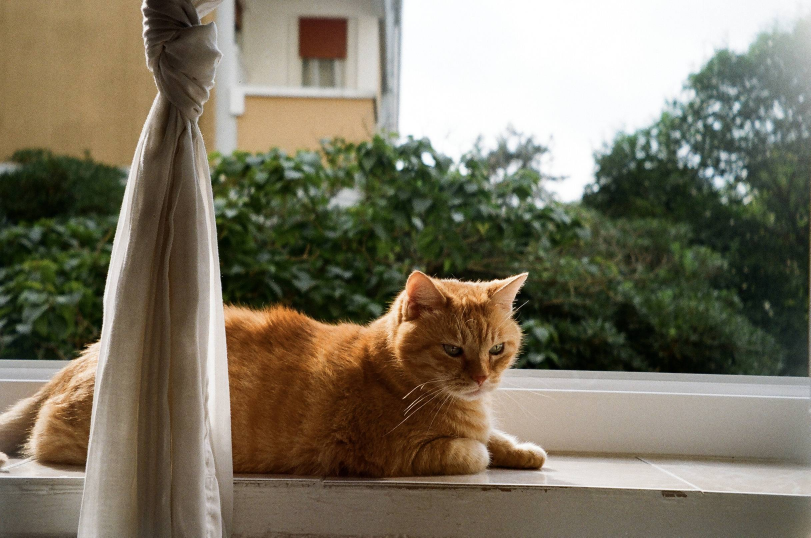
#> input picture samples/kg200/IMG_1510.jpeg, 2432 x 1612 px (shown at 1/3 size); its folder holds only this picture in this run
$ python kg200_chroma_ceiling.py
#> lines starting #> are read from the running program, lines starting #| are printed output that depends on the picture; after the words box and inside, x2 and y2 are one past the last pixel; in counts of white or black regions, pixels touching at a corner belong together
#!/usr/bin/env python3
"""Kodak Gold 200 chroma ceiling per hue, measured on the real scans in samples/kg200/ (the Vividezza / vibrance slider's limit,
web/lib/lens-gpu.js VIB_CEIL).

    python3 scripts/eval/kg200_chroma_ceiling.py            # print the table (+ the JS array to paste into lens-gpu.js)
    python3 scripts/eval/kg200_chroma_ceiling.py --json OUT # also write the per-bin stats
    python3 scripts/eval/kg200_chroma_ceiling.py --film SCENE.npy:RENDER.png:EV [...]   # + the film transfer table VIB_FILM

Method (reproducible, no free parameters beyond the constants below):
  1. every JPEG in samples/kg200 (untagged = sRGB) -> linear sRGB, a light Gaussian blur (BLUR_PX on the full scan) so the
     statistic is the colour of areas, not of single grain / JPEG chroma specks;
  2. pixels kept: Oklab L in [L_MIN, L_MAX] and no channel clipped (8-bit 2..253): clipped channels have a wrong hue / chroma;
  3. OkLCh hue in BINS bins of 360 / BINS deg; per bin the PCT percentile of chroma C (all scans pooled);
  4. bins with fewer than MIN_PX pixels are filled by circular linear interpolation from the nearest reliable bins;
  5. circular smoothing ([1 2 1] / 4, SMOOTH passes): the ceiling is the smoothed percentile, so one odd bin cannot open a spike
     or a notch (the table is read with linear interpolation between bin centres 5, 15, ... 355 deg).
The ceiling is measured on final scans (film + Frontier scanner, display sRGB) but the slider applies it to the scene before the film.
The film does not keep chroma: Gold 200 + the Frontier lift warm / green chroma ~1.5x and leave blues ~1x (measured below), so a
scene pushed to the scans' ceiling came out up to 1.5x above it. --film measures that transfer on the app's own renders at Vividezza 0
(check.py cases, default sliders): for each chromatic pixel, the scene chroma that would come out exactly at the ceiling is
C_scene x ceiling(h_out) / C_out (locally linear transfer); per SCENE hue bin its FILM_PCT percentile / the scan ceiling, capped at 1
(the scene limit is never above the scans' own), filled and smoothed as above = VIB_FILM. The slider limits the scene to
VIB_CEIL x VIB_FILM. Inputs per render: SCENE.npy = eval/dng2npy.mjs of the DNG at the preview size (linear Rec.2020, no baseline),
RENDER.png = render.cjs output (Display P3), EV = the scene exposure the app used (auto Esposizione + DNG baseline: the app's log line
"auto: ev X" plus the baseline in the .json next to the npy). Still an approximation (exposure, scanner settings and the scene itself
move the transfer); check the output with scripts/eval/vibrance_stats.py.
"""
import argparse, glob, json, os

import numpy as np
from PIL import Image
from scipy.ndimage import gaussian_filter

ROOT = os.path.abspath(os.path.join(os.path.dirname(__file__), '..', '..'))
BINS, PCT, BLUR_PX, L_MIN, L_MAX, MIN_PX, SMOOTH = 36, 99.0, 1.5, 0.15, 0.97, 2000, 2
FILM_PCT, FILM_MIN_PX = 25.0, 2000   # --film: a low percentile of the transfer = the stronger film gains count


def srgb_to_linear(v):
    return np.where(v <= 0.04045, v / 12.92, ((v + 0.055) / 1.055) ** 2.4)


# Björn Ottosson's Oklab (linear sRGB -> LMS -> cube root -> Lab).
M1 = np.array([[0.4122214708, 0.5363325363, 0.0514459929],
               [0.2119034982, 0.6806995451, 0.1073969566],
               [0.0883024619, 0.2817188376, 0.6299787005]])
M2 = np.array([[0.2104542553, 0.7936177850, -0.0040720468],
               [1.9779984951, -2.4285922050, 0.4505937099],
               [0.0259040371, 0.7827717662, -0.8086757660]])


def rgb_to_xyz(prim, w=(0.3127, 0.3290)):
    """Linear RGB -> XYZ of a D65 space from its xy primaries (as web/lib/color.js)."""
    P = np.array([[x / y, 1, (1 - x - y) / y] for x, y in prim]).T
    W = np.array([w[0] / w[1], 1, (1 - w[0] - w[1]) / w[1]])
    return P * np.linalg.solve(P, W)


SRGB_XY, P3_XY, REC2020_XY = [(0.64, 0.33), (0.30, 0.60), (0.15, 0.06)], [(0.68, 0.32), (0.265, 0.69), (0.15, 0.06)], [(0.708, 0.292), (0.170, 0.797), (0.131, 0.046)]
P3_TO_SRGB = np.linalg.inv(rgb_to_xyz(SRGB_XY)) @ rgb_to_xyz(P3_XY)
REC2020_TO_SRGB = np.linalg.inv(rgb_to_xyz(SRGB_XY)) @ rgb_to_xyz(REC2020_XY)


def oklab(lin):
    return np.cbrt(lin @ M1.T) @ M2.T


def lch(lin):
    lab = oklab(lin)
    return lab[..., 0], np.hypot(lab[..., 1], lab[..., 2]), np.degrees(np.arctan2(lab[..., 2], lab[..., 1])) % 360


def measure(files):
    per_bin = [[] for _ in range(BINS)]
    for f in files:
        rgb8 = np.asarray(Image.open(f).convert('RGB'))
#> rgb8 is the input picture: shape (1612, 2432, 3); mean R, G, B 123.3, 116.5, 98
        ok = np.all((rgb8 >= 2) & (rgb8 <= 253), axis=-1)
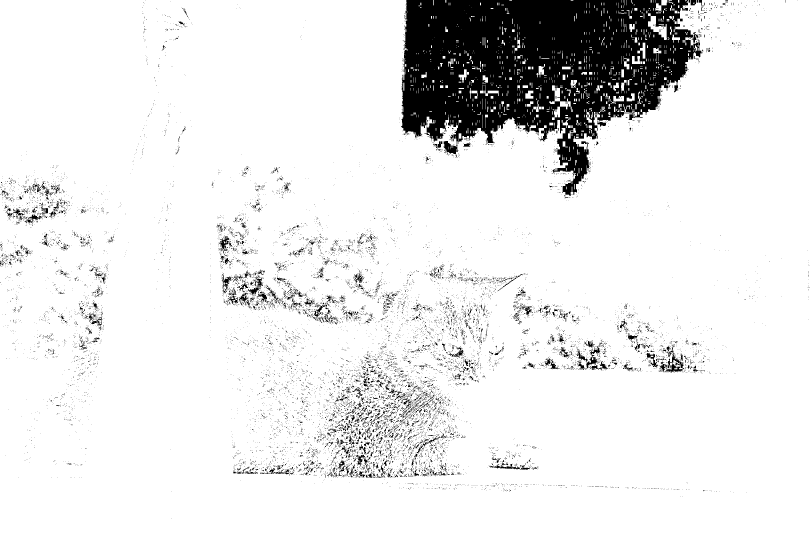
#> ok: shape (1612, 2432) bool (shown at 1/3 size); 90.4% white; 13829 black regions (13163 under 20 px), largest, box (x1, y1, x2, y2) and area: (1203, 0, 2107, 588) 294653, (1977, 1035, 2052, 1118) 1570, (1330, 423, 1373, 462) 962
        lin = srgb_to_linear(rgb8 / 255.0)
#> in srgb_to_linear, `return np.where(v <= 0.04045, v / 12.92, ((v + 0.055) / 1.055) ** 2.4)`:
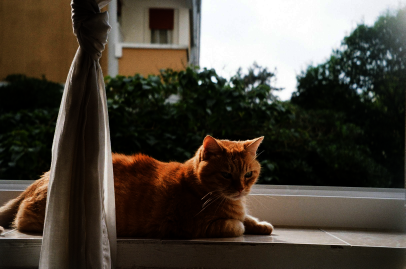
#> returned value: shape (1612, 2432, 3) float64 (shown at 1/6 size); mean of channels 0, 1, 2 0.296, 0.268, 0.229; drawn as R, G, B
        lin = np.stack([gaussian_filter(lin[..., k], BLUR_PX) for k in range(3)], -1)
        L, C, h = lch(lin)
#> in oklab, `return np.cbrt(lin @ M1.T) @ M2.T`:
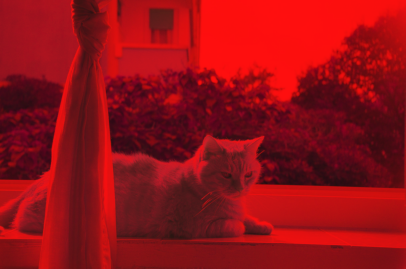
#> returned value: shape (1612, 2432, 3) float64 (shown at 1/6 size); mean of channels 0, 1, 2 0.553, 0.000123, 0.029; drawn with min black and max white
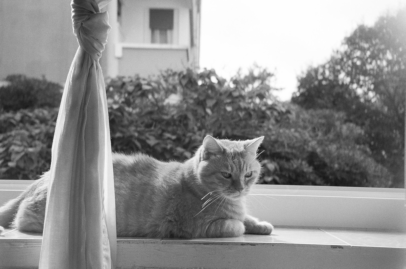
#> L: shape (1612, 2432) float64 (shown at 1/6 size); min 0.0785, max 1, mean 0.553
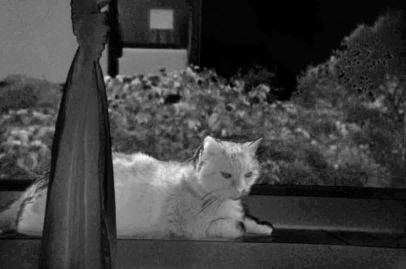
#> C: shape (1612, 2432) float64 (shown at 1/6 size); min 3.31e-09, max 0.141, mean 0.0356; drawn with min black and max white
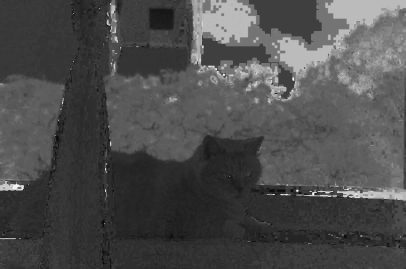
#> h: shape (1612, 2432) float64 (shown at 1/6 size); min 0.00477, max 360, mean 108.7; drawn with min black and max white
        k = ok & (L >= L_MIN) & (L <= L_MAX)
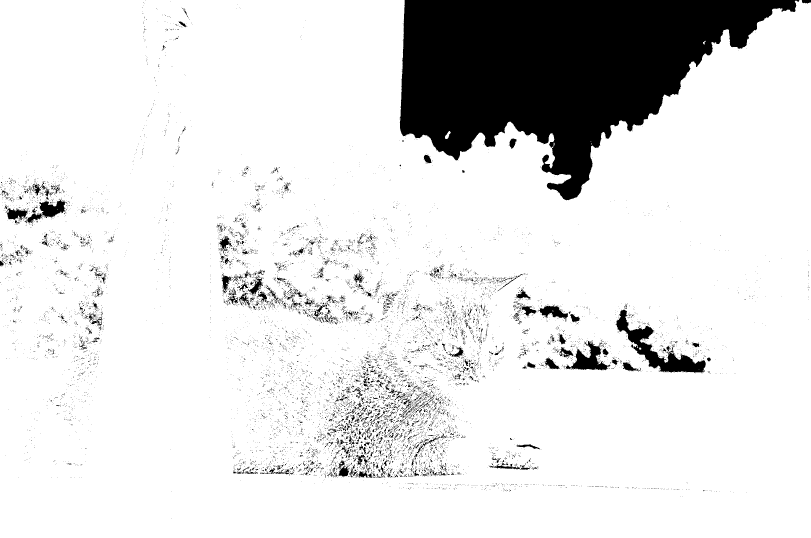
#> k: shape (1612, 2432) bool (shown at 1/3 size); 87.5% white; 12819 black regions (12241 under 20 px), largest, box (x1, y1, x2, y2) and area: (1199, 0, 2398, 601) 391463, (1847, 929, 2117, 1120) 12724, (1698, 1021, 1832, 1111) 4724
        b = (h[k] / (360 / BINS)).astype(int) % BINS
        for i in range(BINS):
            per_bin[i].append(C[k][b == i].astype(np.float32))
    per_bin = [np.concatenate(v) for v in per_bin]
    n = np.array([len(v) for v in per_bin])
    raw = np.array([np.percentile(v, PCT) if len(v) else np.nan for v in per_bin])
    p50 = np.array([np.median(v) if len(v) else np.nan for v in per_bin])
    return n, raw, p50, fill_smooth(raw, n >= MIN_PX)


def fill_smooth(raw, good):
    """Circular linear interpolation over the unreliable bins, then SMOOTH passes of [1 2 1] / 4."""
    x = np.arange(BINS)
    v = raw.copy()
    if not good.all():
        xs, ys = x[good], raw[good]
        v[~good] = np.interp(x[~good], np.r_[xs - BINS, xs, xs + BINS], np.r_[ys, ys, ys])
    for _ in range(SMOOTH):
        v = 0.25 * np.roll(v, 1) + 0.5 * v + 0.25 * np.roll(v, -1)
    return v


# [30 lines left out: functions ceil_at, load_render, film_transfer, not called in this run]


def main():
    ap = argparse.ArgumentParser()
    ap.add_argument('--json')
    ap.add_argument('--film', nargs='+', metavar='SCENE.npy:RENDER.png:EV')
    a = ap.parse_args()
    files = sorted(glob.glob(os.path.join(ROOT, 'samples', 'kg200', '*.jp*g')))
    n, raw, p50, ceil = measure(files)
    print(f'{len(files)} scans, {n.sum()} px; OkLCh chroma p{PCT:g} per {360 // BINS} deg hue bin (blur {BLUR_PX} px, L {L_MIN}-{L_MAX})')
    print(' hue     n      p50    p99raw  ceiling')
    for i in range(BINS):
        print(f'{i * 360 // BINS:4d}  {n[i]:8d}  {p50[i]:.4f}  {raw[i]:.4f}  {ceil[i]:.4f}' + ('' if n[i] >= MIN_PX else '  (filled)'))
    print('\nconst VIB_CEIL = [' + ', '.join(f'{v:.4f}' for v in ceil) + '];')
    out = {'files': [os.path.basename(f) for f in files], 'bins': BINS, 'pct': PCT, 'n': n.tolist(),
           'p50': p50.tolist(), 'p99_raw': raw.tolist(), 'ceiling': ceil.tolist()}
    if a.film:
        fn, fraw, film = film_transfer(a.film, ceil)
        print(f'\nfilm transfer ({len(a.film)} renders): scene hue, n px, raw factor (p{FILM_PCT:g}, cap 1), VIB_FILM')
        for i in range(BINS):
            print(f'{i * 360 // BINS:4d}  {fn[i]:8d}  ' + (f'{fraw[i]:.3f}' if fn[i] >= FILM_MIN_PX else '  -  ') + f'  {film[i]:.3f}')
        print('\nconst VIB_FILM = [' + ', '.join(f'{v:.3f}' for v in film) + '];')
        out.update({'film_inputs': a.film, 'film_n': fn.tolist(), 'film_raw': fraw.tolist(), 'film': film.tolist()})
    if a.json:
        json.dump(out, open(a.json, 'w'), indent=1)


if __name__ == '__main__':
    main()

$ run again, on samples/kg200/IMG_1514.jpeg
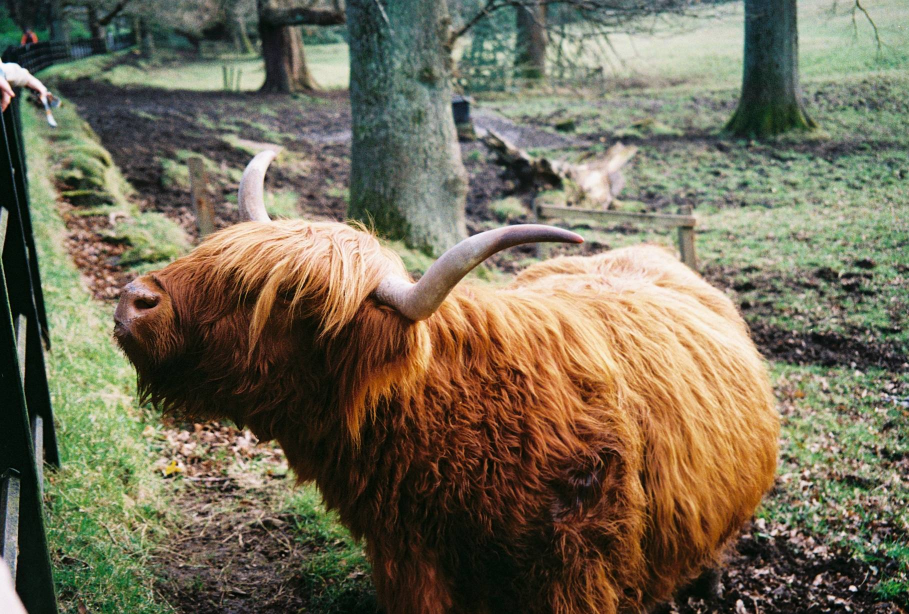
#> input picture samples/kg200/IMG_1514.jpeg, 1818 x 1228 px (shown at 1/2 size)
#> in measure, rgb8 is the input picture: shape (1228, 1818, 3); mean R, G, B 115.7, 108.4, 87.4
#> in measure, `ok = np.all((rgb8 >= 2) & (rgb8 <= 253), axis=-1)`:
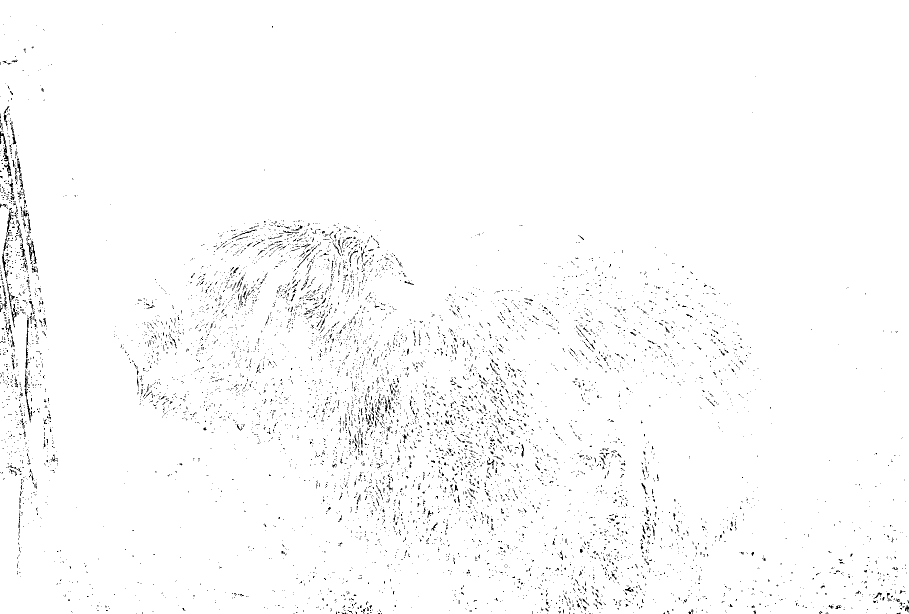
#> ok: shape (1228, 1818) bool (shown at 1/2 size); 98.3% white; black in thin lines or dots
#> in measure, `k = ok & (L >= L_MIN) & (L <= L_MAX)`:
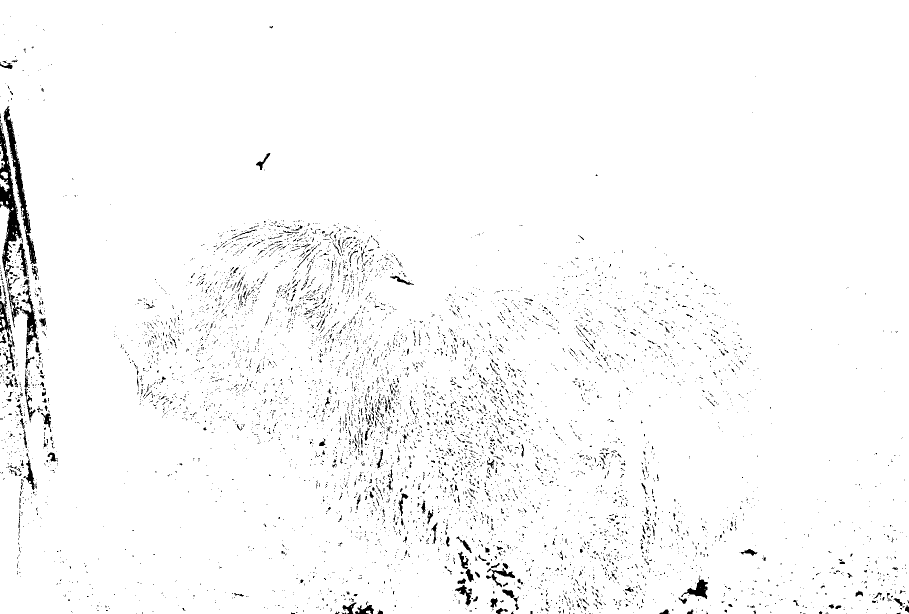
#> k: shape (1228, 1818) bool (shown at 1/2 size); 97.6% white; 6904 black regions (6541 under 20 px), largest, box (x1, y1, x2, y2) and area: (0, 249, 44, 557) 4240, (7, 212, 73, 528) 3243, (14, 555, 78, 717) 1928

$ run again, on samples/kg200/IMG_1515.jpeg
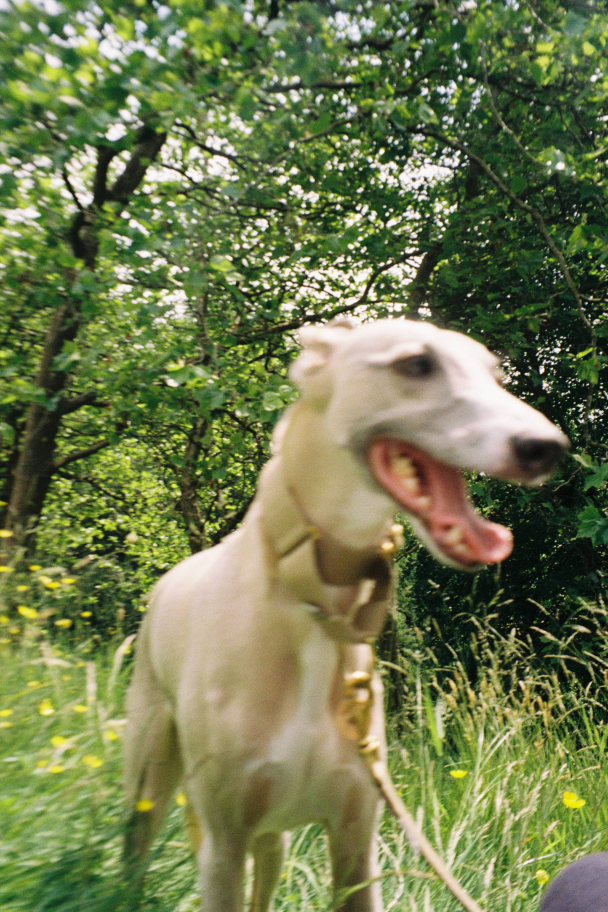
#> input picture samples/kg200/IMG_1515.jpeg, 2432 x 3648 px (shown at 1/4 size)
#> in measure, rgb8 is the input picture: shape (3648, 2432, 3); mean R, G, B 112.7, 122.4, 78
#> in measure, `ok = np.all((rgb8 >= 2) & (rgb8 <= 253), axis=-1)`:
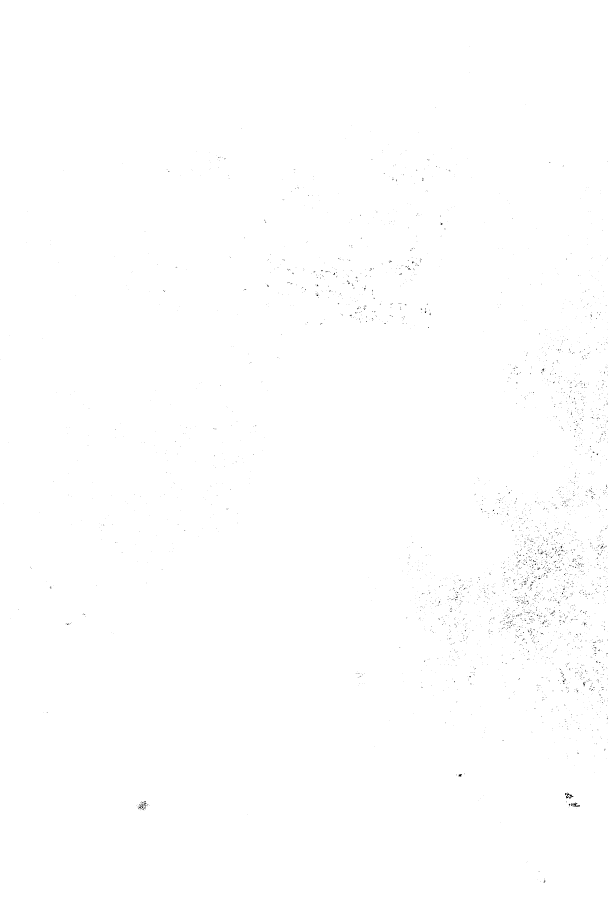
#> ok: shape (3648, 2432) bool (shown at 1/4 size); 99.8% white; black in thin lines or dots
#> in measure, `k = ok & (L >= L_MIN) & (L <= L_MAX)`:
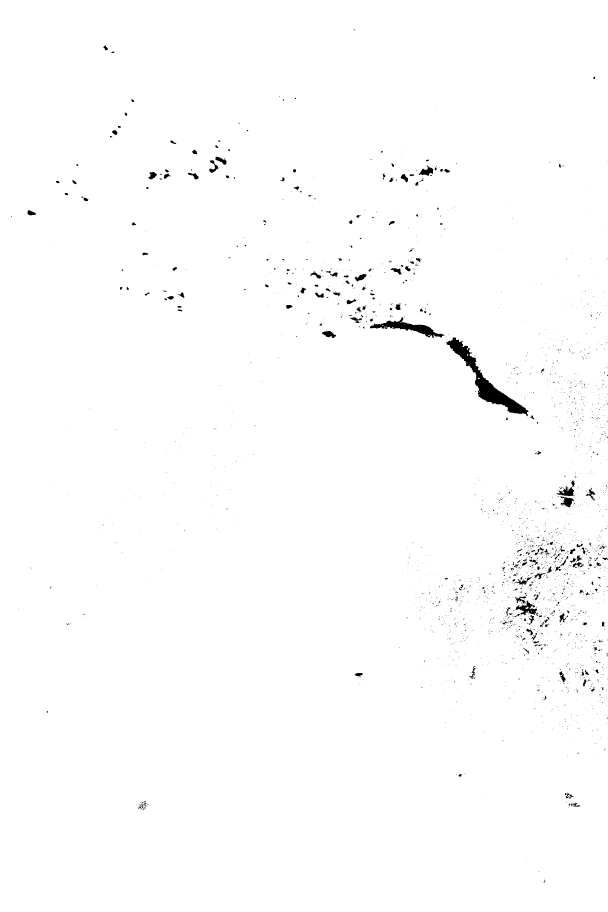
#> k: shape (3648, 2432) bool (shown at 1/4 size); 99.1% white; 3807 black regions (3488 under 20 px), largest, box (x1, y1, x2, y2) and area: (1785, 1350, 2114, 1665) 18268, (1480, 1269, 1778, 1351) 7067, (2063, 2402, 2148, 2461) 2068
